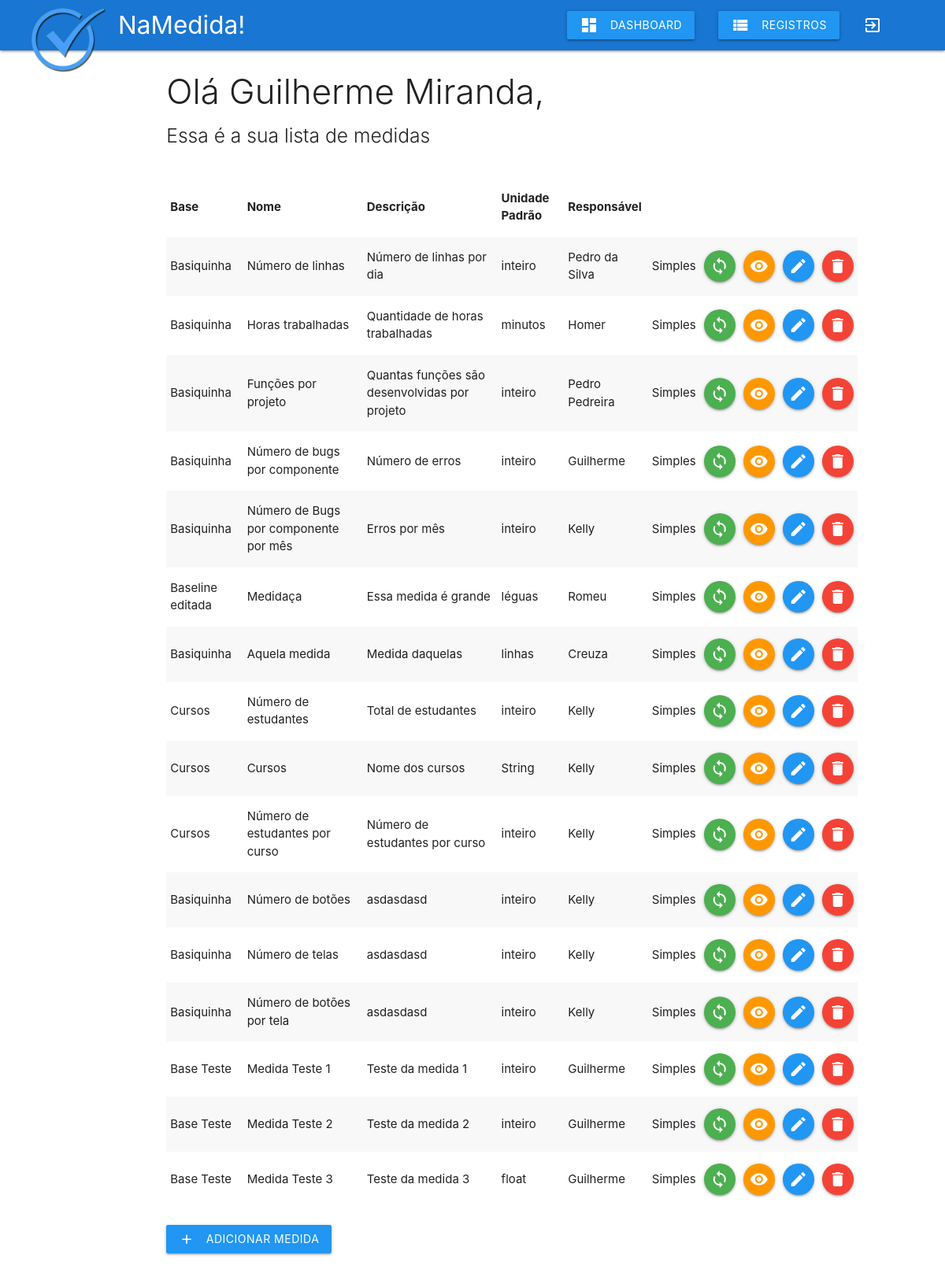
The app's page /php/medida.php (signed in) with its own data.
### tables this page shows
CREATE TABLE `usuario` (
  `idUsuario` int(11) NOT NULL,
  `login` varchar(45) DEFAULT NULL,
  `senha` varchar(32) DEFAULT NULL,
  `nome` varchar(45) DEFAULT NULL
);

CREATE TABLE `medida` (
  `idMedida` int(11) NOT NULL,
  `idBase` int(11) DEFAULT NULL,
  `nome` varchar(45) DEFAULT NULL,
  `descricao` varchar(255) DEFAULT NULL,
  `unidade_padrao` varchar(45) DEFAULT NULL,
  `responsavel` varchar(45) DEFAULT NULL,
  `tipo` tinyint(4) DEFAULT NULL
);

CREATE TABLE `base` (
  `idBase` int(11) NOT NULL,
  `nome` varchar(45) DEFAULT NULL,
  `descricao` varchar(255) DEFAULT NULL,
  `idProjeto` int(11) DEFAULT NULL
);

### php/includes/dados-usuario.php (called while the page is built, shortened)
<?php
$id = $_SESSION['idUsuario'];
$sql = "SELECT * FROM usuario WHERE idUsuario = '$id'";
$resultado = mysqli_query($connect, $sql);
$dados = mysqli_fetch_array($resultado);
$ids_base = array();

### php/includes/cabecalhos.php (called while the page is built, shortened)
<?php
$medida[] = 'Base';
$medida[] = 'Nome';
$medida[] = 'Descrição';
$medida[] = 'Unidade Padrão';
$medida[] = 'Responsável';

### php/medida.php (the view, shortened to what this page needs)
<?php
include_once 'db_connect.php';
include_once 'includes/header.php';
include_once 'includes/dados-usuario.php';
include_once 'includes/cabecalhos.php';
include_once 'includes/navbar.php';
?>
<div class="row">
	<div class="col s12 m9 push-m2">
		<h3 class="light"> Olá <?php echo $dados['nome']; ?>,</h3>
		<h5 class="light">Essa é a sua lista de medidas </h5>
		<table class="striped responsive-table">
			<thead>
				<tr>
				<?php
					foreach ($medida as $key) {
						echo "<th>$key</th>";
					}
				?>
				</tr>
			</thead>
			<tbody>
				<?php
					$sql = "SELECT * FROM Medida WHERE ";
					for ($i=0; $i < count($ids_base); $i++) {
						if ($i == 0):
							$sql = $sql."idBase = '$ids_base[$i]'";
						else:
							$sql = $sql." or idBase = '$ids_base[$i]'";
						endif;
					}
					$resultado = mysqli_query($connect, $sql);
					while ($medida_dados = mysqli_fetch_array($resultado)):
				?>
				<tr>
					<td><?php
						$id = $medida_dados['idBase'];
						$sql = "SELECT nome FROM Base WHERE idBase = '$id'";
						$base_nome = mysqli_query($connect, $sql);
						$base_nome = mysqli_fetch_array($base_nome);
						echo $base_nome['nome'];
					?></td>
					<td><?php echo $medida_dados['nome']; ?></td>
					<td><?php echo $medida_dados['descricao']; ?></td>
					<td><?php echo $medida_dados['unidade_padrao']; ?></td>
					<td><?php echo $medida_dados['responsavel']; ?></td>
					<td><?php
						if($medida_dados['tipo'] == 0):
							echo "Simples";
						else:
							echo "Derivada";
						endif;
					?></td>
					<td><a href="vinculo-medida.php?idMedida=<?php echo $medida_dados['idMedida']; ?>" class="btn-floating green"><i class="material-icons">sync</i></a></td>
					<td><a href="lista-coleta-medida.php?idMedida=<?php echo $medida_dados['idMedida']; ?>" class="btn-floating orange"><i class="material-icons">remove_red_eye</i></a></td>
					<td><a href="editar-medida.php?idMedida=<?php echo $medida_dados['idMedida']; ?>" class="btn-floating blue"><i class="material-icons">edit</i></a></td>
					<td><a href="#modal<?php echo $medida_dados['idMedida']; ?>" class="btn-floating red modal-trigger"><i class="material-icons">delete</i></a></td>
				</tr>
				<?php endwhile; ?>
			</tbody>
		</table>
		<br>
		<a class='btn waves-effect waves-light blue' href='adicionar-medida.php'>adicionar medida<i class="material-icons left">add</i></a>
	</div>
</div>
<?php
include_once 'includes/footer.php';
?>

### php/includes/style.php (style rules this page uses)
.responsive-table { margin-top: 40px; }

### records on screen
usuario: nome "Guilherme Miranda"
medida: idBase.nome "Basiquinha", nome "Número de linhas", descricao "Número de linhas por dia", unidade_padrao "inteiro", responsavel "Pedro da Silva", tipo "Simples"
medida: idBase.nome "Basiquinha", nome "Horas trabalhadas", descricao "Quantidade de horas trabalhadas", unidade_padrao "minutos", responsavel "Homer", tipo "Simples"
medida: idBase.nome "Basiquinha", nome "Funções por projeto", descricao "Quantas funções são desenvolvidas por projeto", unidade_padrao "inteiro", responsavel "Pedro Pedreira", tipo "Simples"
medida: idBase.nome "Basiquinha", nome "Número de bugs por componente", descricao "Número de erros", unidade_padrao "inteiro", responsavel "Guilherme", tipo "Simples"
medida: idBase.nome "Basiquinha", nome "Número de Bugs por componente por mês", descricao "Erros por mês", unidade_padrao "inteiro", responsavel "Kelly", tipo "Simples"
medida: idBase.nome "Baseline editada", nome "Medidaça", descricao "Essa medida é grande", unidade_padrao "léguas", responsavel "Romeu", tipo "Simples"
medida: idBase.nome "Basiquinha", nome "Aquela medida", descricao "Medida daquelas", unidade_padrao "linhas", responsavel "Creuza", tipo "Simples"
medida: idBase.nome "Cursos", nome "Número de estudantes", descricao "Total de estudantes", unidade_padrao "inteiro", responsavel "Kelly", tipo "Simples"
medida: idBase.nome "Cursos", nome "Cursos", descricao "Nome dos cursos", unidade_padrao "String", responsavel "Kelly", tipo "Simples"
medida: idBase.nome "Cursos", nome "Número de estudantes por curso", descricao "Número de estudantes por curso", unidade_padrao "inteiro", responsavel "Kelly", tipo "Simples"
medida: idBase.nome "Basiquinha", nome "Número de botões", descricao "asdasdasd", unidade_padrao "inteiro", responsavel "Kelly", tipo "Simples"
medida: idBase.nome "Basiquinha", nome "Número de telas", descricao "asdasdasd", unidade_padrao "inteiro", responsavel "Kelly", tipo "Simples"
medida: idBase.nome "Basiquinha", nome "Número de botões por tela", descricao "asdasdasd", unidade_padrao "inteiro", responsavel "Kelly", tipo "Simples"
medida: idBase.nome "Base Teste", nome "Medida Teste 1", descricao "Teste da medida 1", unidade_padrao "inteiro", responsavel "Guilherme", tipo "Simples"
medida: idBase.nome "Base Teste", nome "Medida Teste 2", descricao "Teste da medida 2", unidade_padrao "inteiro", responsavel "Guilherme", tipo "Simples"
medida: idBase.nome "Base Teste", nome "Medida Teste 3", descricao "Teste da medida 3", unidade_padrao "float", responsavel "Guilherme", tipo "Simples"

### other values on screen
$key "Base"
$key "Nome"
$key "Descrição"
$key "Unidade Padrão"
$key "Responsável"
